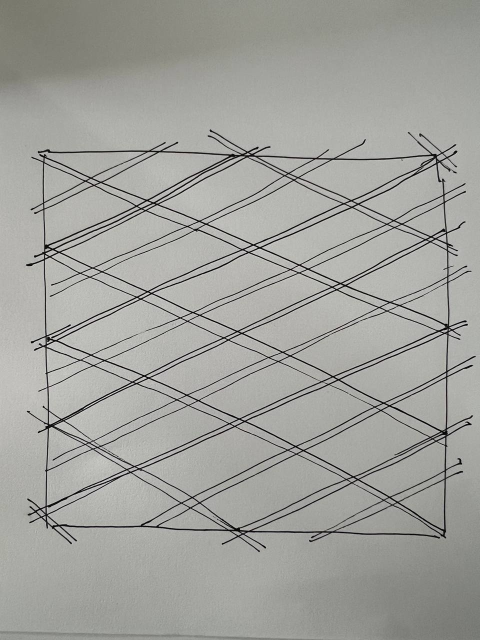
#> input picture BIAS-plaid/IMAGE 2026-10-15 10:30:04.jpg, 960 x 1280 px (shown at 1/2 size)
$ python whiten.py '../../BIAS-plaid/IMAGE 2026-10-15 10:30:04.jpg'
#> lines starting #> are read from the running program, lines starting #| are printed output that depends on the picture
#!/usr/bin/env python3
"""The old generator's renders on white gesso (the owner, 2026-11-16: "why is our ground cream on FORM-G? I take a canvas, the gesso there is white").
brushsim.py laid them on a cream ground, (243, 240, 230), its weave in it; the bare canvas alone — a pixel the ground's own colour, its weave's light and
shade but no paint in it (its three channels in the ground's proportions within SPREAD, its light within LIGHT) — goes to the white, (251, 250, 247), the same
weave; paint, a film over the ground included, is left as it was. Renders that cannot be made again (the classic's v.2 was touched by hand) keep their paint
to the pixel.

  python whiten.py <jpg> …"""
import sys
import numpy as np
from PIL import Image
from scipy import ndimage as ndi

CREAM, WHITE = np.array([243, 240, 230], np.float32), np.array([251, 250, 247], np.float32)
SPREAD, LIGHT = 0.015, (0.88, 1.08)

for path in sys.argv[1:]:
    a = np.asarray(Image.open(path).convert('RGB')).astype(np.float32)
    r = a / CREAM
    k, spread = r.mean(-1), r.max(-1) - r.min(-1)
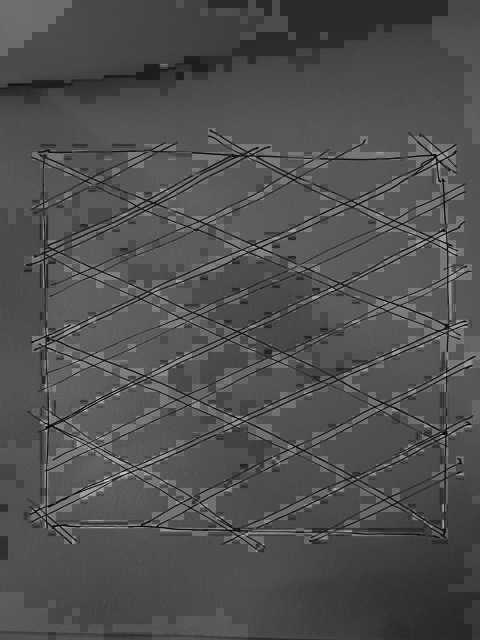
#> spread: shape (1280, 960) float32 (shown at 1/2 size); min 0, max 0.0695, mean 0.0219; drawn with min black and max white
    bare = ndi.binary_opening((spread < SPREAD) & (k > LIGHT[0]) & (k < LIGHT[1]), iterations=1)
#> bare: shape (1280, 960) bool; every value is 0
    out = np.where(bare[..., None], np.clip(a * (WHITE / CREAM), 0, 255), a)
    Image.fromarray(np.round(out).astype(np.uint8)).save(path, quality=93, subsampling=0)
    print(path.split('/')[-1], f'{100 * bare.mean():.1f} % bare canvas made white')
#| IMAGE 2026-10-15 10:30:04.jpg 0.0 % bare canvas made white
